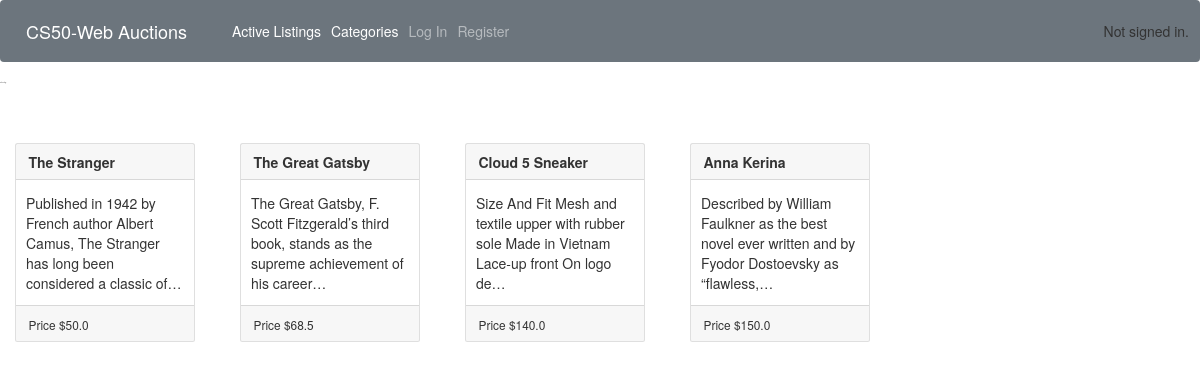
The app's page /, older data.
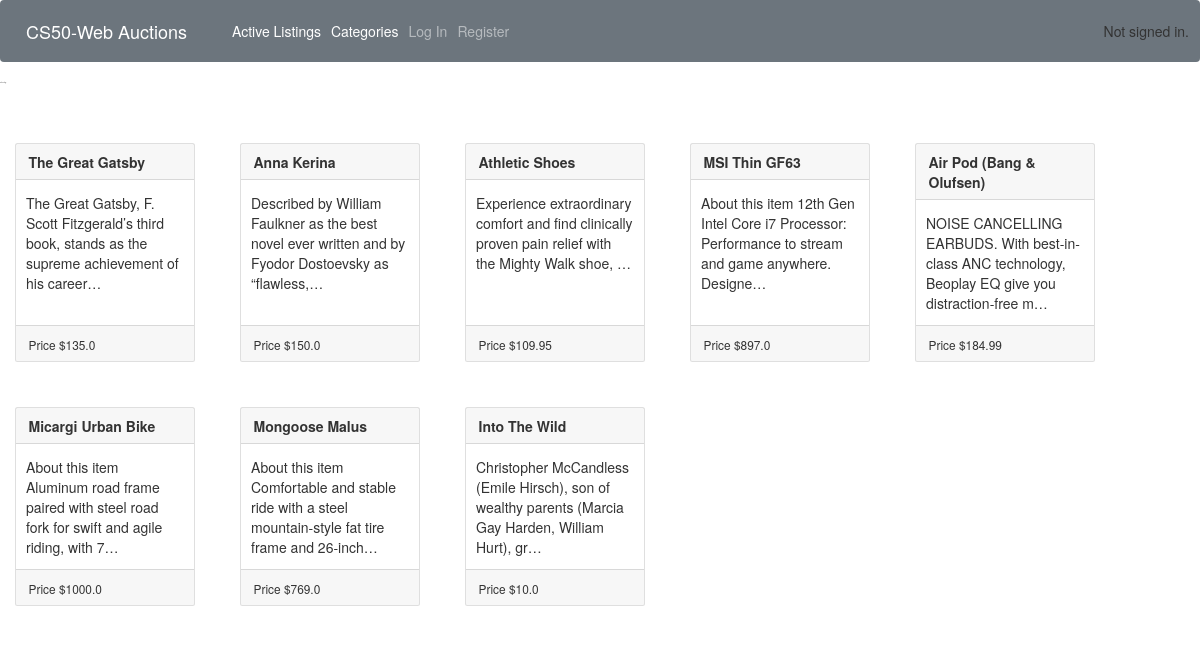
The same page, newer data.
### auctions/models.py (models this page shows, shortened)
class Listing(models.Model):
    title = models.CharField(max_length=64)
    description = models.TextField()
    image = models.URLField()
    price = models.FloatField()
    active = models.BooleanField(default=True)
    owner = models.ForeignKey(User, on_delete=models.CASCADE)
    category = models.ForeignKey(Category,blank=True, on_delete=models.CASCADE, null=True)
    watchlist = models.ManyToManyField(User, blank=True, null=True, related_name="watchlists")
    bidder = models.ForeignKey(Bid,on_delete=models.CASCADE, blank=True, null=True)
    comments = models.ManyToManyField(Comment, blank=True,related_name="listing_comments")

### auctions/views.py (the view)
# urls.py: path("", views.index, name="index"),
def index(request):
    listings = Listing.objects.filter(active=True)
    context = {
        "listings" : listings
    }
    return render(request, "auctions/index.html", context)

### auctions/templates/auctions/index.html (shortened to what this page needs)
{% extends "auctions/layout.html" %}
{% block body %}
    <h2 class="mb-5">Active Listings</h2>
    <div class="row ">
        {% for listing in listings %}
            <div class="card ml-5 mr-4 mb-4 mt-5" style="width: 18rem;">
                <div class="card-header">
                    <strong class="card-title">{{ listing.title }}</strong>
                </div>
                <div class="card-body px-3">
                  <p class="card-text">{{ listing.description|truncatechars:100 }}</p>
                </div>
                <div class="card-footer">
                    <small>Price ${{ listing.price }}</small>
                </div>
              </div>
        {% endfor %}
    </div>
{% endblock %}

### auctions/templates/auctions/layout.html (shortened to what this page needs)
{% load static %}
{% load bootstrap3 %}
<!DOCTYPE html>
<html lang="en">
    <head>
        <link rel="stylesheet" href="https://stackpath.bootstrapcdn.com/bootstrap/4.5.2/css/bootstrap.min.css">
        <link href="{% static 'auctions/styles.css' %}" rel="stylesheet" >
        {% bootstrap_css %}
    </head>
    <body>
        <nav class="navbar navbar-expand-lg navbar-dark bg-secondary">
            <a class="navbar-brand" href="{% url 'index' %}">CS50-Web Auctions</a>
            <div class="collapse navbar-collapse" id="navbarSupportedContent">
              <ul class="navbar-nav mr-auto">
                <li class="nav-item active">
                  <a class="nav-link" href="{% url 'index' %}">Active Listings <span class="sr-only">(current)</span></a>
                </li>
                <li class="nav-item active">
                    <a class="nav-link" href="{% url 'categories' %}">Categories <span class="sr-only">(current)</span></a>
                </li>
                {% if user.is_authenticated %}
                    <li class="nav-item">
                        <a class="nav-link" href="{% url 'logout' %}">Logout</a>
                    </li>
                    <li class="nav-item">
                        <a class="nav-link" href="{% url 'watchlists' %}">
                            Watchlist
                            <span class="badge badge-secondary ml-1">{{ user.watchlists.all.count }}</span>
                        </a>
                    </li>
                    <li class="nav-item">
                        <a class="nav-link" href="{% url 'closed-listings' %}">
                            Closed Listings
                        </a>
                    </li>
                    <li class="nav-item active">
                        <a class="nav-link" href="{% url 'create-listing' %}">Create Listings <span class="sr-only">(current)</span></a>
                    </li>
                {% else %}
                    <li class="nav-item">
                        <a class="nav-link" href="{% url 'login' %}">Log In</a>
                    </li>
                    <li class="nav-item">
                        <a class="nav-link" href="{% url 'register' %}">Register</a>
                    </li>
                {% endif %}
              </ul>
            </div>
            <div>
                {% if user.is_authenticated %}
                    Signed in as <strong>{{ user.username }}</strong>.
                {% else %}
                    Not signed in.
                {% endif %}
            </div>
          </nav>
        {% block body %}
        {% endblock %}
    </body>
</html>

Row changes from the older to the newer data that the page shows:
no longer on this page (row edited): Listing: title "The Stranger", description "Published in 1942 by French author Albert Camus, The Stranger has long been considered a classic of…", price "50.0"
no longer on this page (row edited): Listing: title "Cloud 5 Sneaker", description "Size And Fit Mesh and textile upper with rubber sole Made in Vietnam Lace-up front On logo de…", price "140.0"
changed Listing "The Great Gatsby": price "68.5" → "135.0"
added Listing: title "Athletic Shoes", description "Experience extraordinary comfort and find clinically proven pain relief with the Mighty Walk shoe, …", price "109.95"
added Listing: title "MSI Thin GF63", description "About this item 12th Gen Intel Core i7 Processor: Performance to stream and game anywhere. Designe…", price "897.0"
added Listing: title "Air Pod (Bang & Olufsen)", description "NOISE CANCELLING EARBUDS. With best-in-class ANC technology, Beoplay EQ give you distraction-free m…", price "184.99"
added Listing: title "Micargi Urban Bike", description "About this item Aluminum road frame paired with steel road fork for swift and agile riding, with 7…", price "1000.0"
added Listing: title "Mongoose Malus", description "About this item Comfortable and stable ride with a steel mountain-style fat tire frame and 26-inch…", price "769.0"
added Listing: title "Into The Wild", description "Christopher McCandless (Emile Hirsch), son of wealthy parents (Marcia Gay Harden, William Hurt), gr…", price "10.0"
